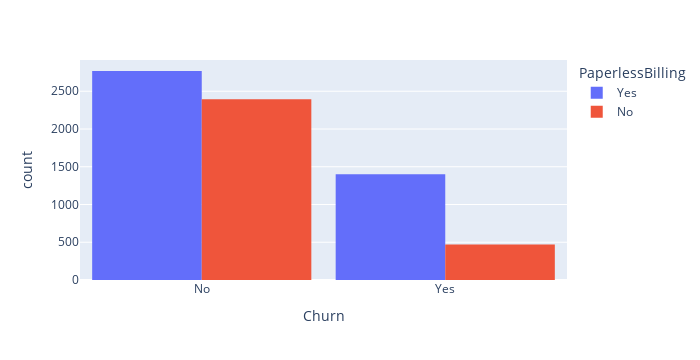

Notebook source saved alongside this figure:
### Code cell
tabular3 = pd.crosstab(df["PaperlessBilling"],df["Churn"])
tabular3
fig = px.histogram(df,x='Churn', color="PaperlessBilling",barmode="group")
fig.update_layout(width=700, bargap=0.1)
fig.show()

### Figure 1 — Plotly figure (JSON) as saved in the notebook; plotly's stock layout.template omitted (floating-point values rounded to 4 significant figures; data arrays with more than 128 entries replaced by an {"elided": "..."} marker saying what was removed)
{"data": [{"alignmentgroup": "True", "bingroup": "x", "hovertemplate": "PaperlessBilling=Yes<br>Churn=%{x}<br>count=%{y}<extra></extra>", "legendgroup": "Yes", "marker": {"color": "#636efa", "pattern": {"shape": ""}}, "name": "Yes", "offsetgroup": "Yes", "orientation": "v", "showlegend": true, "type": "histogram", "x": {"elided": "4168 str values"}, "xaxis": "x", "yaxis": "y"}, {"alignmentgroup": "True", "bingroup": "x", "hovertemplate": "PaperlessBilling=No<br>Churn=%{x}<br>count=%{y}<extra></extra>", "legendgroup": "No", "marker": {"color": "#EF553B", "pattern": {"shape": ""}}, "name": "No", "offsetgroup": "No", "orientation": "v", "showlegend": true, "type": "histogram", "x": {"elided": "2864 str values"}, "xaxis": "x", "yaxis": "y"}], "layout": {"bargap": 0.1, "barmode": "group", "height": 360, "legend": {"title": {"text": "PaperlessBilling"}, "tracegroupgap": 0}, "margin": {"t": 60}, "width": 700, "xaxis": {"anchor": "y", "autorange": true, "domain": [0, 1], "range": [-0.5, 1.5], "title": {"text": "Churn"}, "type": "category"}, "yaxis": {"anchor": "x", "autorange": true, "domain": [0, 1], "range": [0, 2914.0], "title": {"text": "count"}}}}
